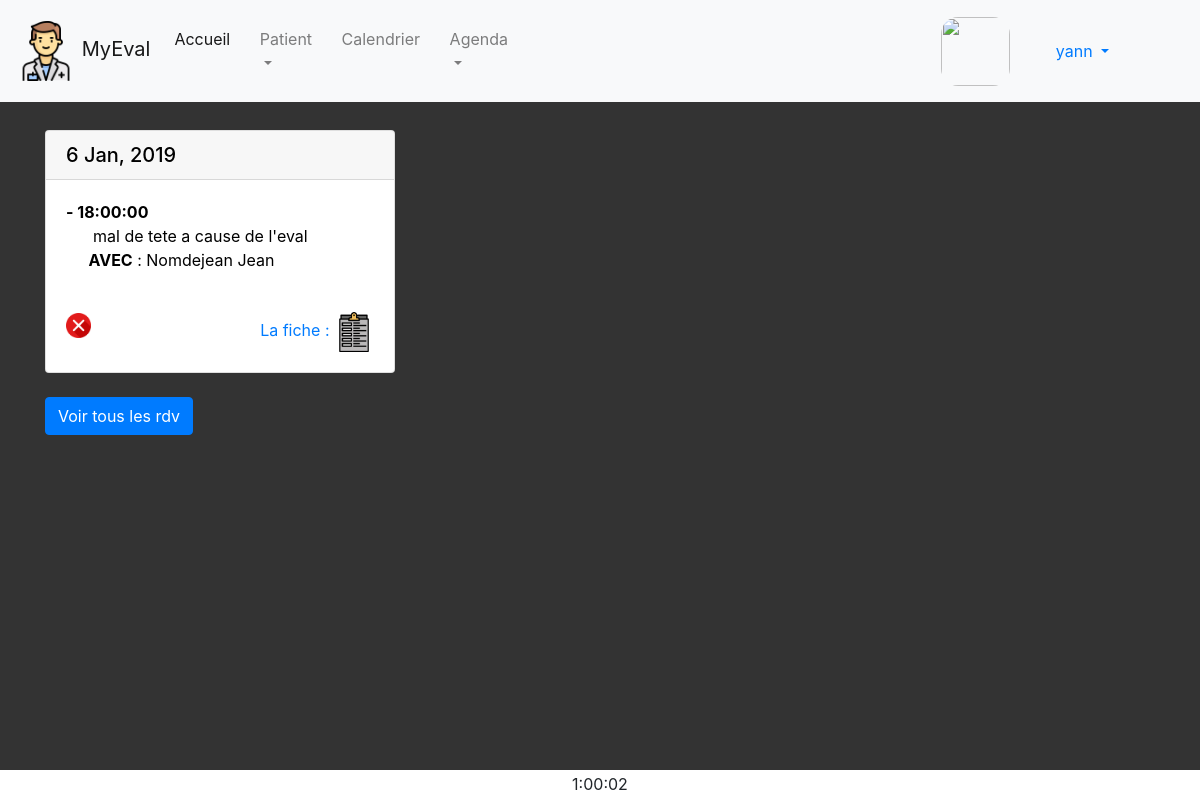
The app's page /index.php?page=rdv&action=voir&date=2019-01-06 (signed in) with its own data.
### tables this page shows
CREATE TABLE IF NOT EXISTS `rdv` (
  `id` INT(11) NOT NULL AUTO_INCREMENT,
  `time` TIME NOT NULL,
  `date` DATE NOT NULL,
  `description` VARCHAR(255) NULL,
  `patient_id` INT(11) NOT NULL,
  `fiche_consult_id` INT(11) NOT NULL,
  PRIMARY KEY (`id`),
  INDEX `fk_rdv_patient1_idx` (`patient_id` ASC),
  INDEX `fk_rdv_fiche_consult1_idx` (`fiche_consult_id` ASC),
  CONSTRAINT `fk_rdv_patient1`
    FOREIGN KEY (`patient_id`)
    REFERENCES `patient` (`id`)
    ON DELETE NO ACTION
    ON UPDATE NO ACTION,
  CONSTRAINT `fk_rdv_fiche_consult1`
    FOREIGN KEY (`fiche_consult_id`)
    REFERENCES `fiche_consult` (`id`)
    ON DELETE NO ACTION
    ON UPDATE NO ACTION);

CREATE TABLE IF NOT EXISTS `patient` (
  `id` INT(11) NOT NULL AUTO_INCREMENT,
  `name` VARCHAR(45) NOT NULL,
  `prenom` VARCHAR(45) NOT NULL,
  `adresse` VARCHAR(85) NULL,
  `code_postal` INT(11) NULL,
  `mail` VARCHAR(75) NULL,
  `datebirth` DATE NULL,
  `tel` VARCHAR(11) NULL,
  `statut` ENUM('humain', 'animal') NULL,
  `responsable_id` INT(11) NOT NULL,
  PRIMARY KEY (`id`),
  INDEX `fk_patient_responsable1_idx` (`responsable_id` ASC),
  CONSTRAINT `fk_patient_responsable1`
    FOREIGN KEY (`responsable_id`)
    REFERENCES `responsable` (`id`)
    ON DELETE NO ACTION
    ON UPDATE NO ACTION);

### M/modele_select.php (called while the page is built, shortened)
<?php
    function checkrdv2_SELECT($a,$b)
    {
        $bdd = bdd();
        $query = " SELECT * FROM `rdv`
        JOIN user_has_rdv ON user_has_rdv.rdv_id = rdv.id AND user_has_rdv.user_id = :id AND rdv.date = :dt
        JOIN patient ON patient.id = rdv.patient_id
        ORDER BY rdv.date, rdv.time;";
        $query_params = array(
            ':id' => $a,
            ':dt' => $b
            );
        try {
            $stmt = $bdd->prepare($query);
            $stmt->execute($query_params);
        } catch(Exception $e) {
            die('Erreur : ' . $e->getMessage());
        }
        $qu = $stmt->fetchAll(PDO::FETCH_ASSOC);
        return $qu;
    }
?>

### C/rdv_c.php (called while the page is built, shortened)
<?php
if ($_GET["action"] === "new") {
    $currentdt = date('Y-m-d');
    $listpatient = patient_SELECT();
    if (isset($_POST['descript'])) {
        $_SESSION['description'] = htmlspecialchars($_POST['descript']);
        $_SESSION['patient'] = htmlspecialchars($_POST['patient']);
    }
    if (isset($_POST['cancelh'])) {
        unset($_SESSION['hrdv']);
        unset($_SESSION['description']);
    }
    if (isset($_POST['backdt'])) {
        unset($_SESSION['dtrdv']);
        unset($_SESSION['hrdv']);
        unset($_SESSION['description']);
    }
    if (isset($_SESSION['dtrdv']) && isset($_SESSION['hrdv']) && isset($_SESSION['description']) && isset($_SESSION['patient'])) {
        newrdv_INSERT($_SESSION['dtrdv'], $_SESSION['hrdv'], $_SESSION['description'], $_SESSION['id'], $_SESSION['patient']);
        foreach ($_SESSION as $key => $value) {
            if ($key === 'id' || $key === 'username' || $key === 'picture' || $key === 'email' || $key === 'ip') {
            } else {
                unset($_SESSION[$key]);
            }
        }
        header('Location: index.php?page=rdv&action=voir');
        exit();
    }
    if (isset($_POST['dt'])) {
        unset($_SESSION['hrdv']);
        unset($_SESSION['description']);
        if ($_POST['dt'] < $currentdt) {
        $errordt = 0;
        } else {
            $_SESSION['dtrdv'] = $_POST['dt'];
        }
    }
    if (isset($_SESSION['dtrdv'])) {
        $rdvday = checkrdv2_SELECT($_SESSION["id"], $_SESSION['dtrdv']);
    }
    if (isset($_POST['hour']) && isset($_POST['min'])) {
        $h = intval($_POST['hour']);
        if($h < 10){
            $h = "0".$h;
        }
        $min = intval($_POST['min']);
        if($min < 10){
            $min = "0".$min;
        }
        $start_time = $h.':'.$min.':00';
        $_SESSION['hrdv'] = $start_time;
    }
    if (isset($_SESSION['hrdv'])) {
        $rdv = checkrdv_SELECT($_SESSION["id"], $_SESSION['hrdv'], $_SESSION['dtrdv']);
        if (!isset($_POST['continueh'])) {
            if (isset($rdv['0'])) {
                $alreadyrdv = 0;
            }
        }
    }
} elseif ($_GET["action"] === "voir") {
    $currentdt = date('Y-m-d');
    $currenttime = date("H:i:s");
    if (isset($_GET['date'])) {
        $arrayrdv = checkrdv2_SELECT($_SESSION['id'], $_GET['date']);
    } else {
        unset($_SESSION['dtrdv']);
        unset($_SESSION['hrdv']);
        unset($_SESSION['description']);
        $arrayrdv = voirrdv_SELECT($_SESSION['id']);
    }
} elseif ($_GET["action"] === "old") {
    $arrayrdv = voiroldrdv_SELECT($_SESSION['id']);
} else if ($_GET["action"] === "modify") {
    if (isset($_POST['cancelmodif'])) {
        foreach ($_SESSION as $key => $value) {
            if ($key === 'id' || $key === 'username' || $key === 'picture' || $key === 'email' || $key === 'ip') {
            } else {
                unset($_SESSION[$key]);
            }
        }
    }
    if (isset($_POST['modifrdv'])) {
        $_SESSION['modifh'] = $_POST['newhour'];
        $_SESSION['modifrdv'] = $_POST['idrdv'];
        $_SESSION['modifdat'] = $_POST['date'];
        $_SESSION['modifd'] = $_POST['description'];
    }
    if (isset($_SESSION['modifh'])) {
        echo $_SESSION['modifh'];
        $check = checkmodifrdv_SELECT($_SESSION['modifrdv'], $_SESSION['modifdat'], $_SESSION['modifh']);
        var_dump($check);
        if (isset($check['0'])) {
            $alreadyrdv = 0;
        } else {
            rdv_UPDATE($_SESSION['modifrdv'],$_SESSION['modifh'], $_SESSION['modifd']);
            foreach ($_SESSION as $key => $value) {
                if ($key === 'id' || $key === 'username' || $key === 'picture' || $key === 'email' || $key === 'ip') {
                } else {
                    unset($_SESSION[$key]);
                }
            }
            $_SESSION['successmodif'] = 1;
            header('Location: index.php?page=home');
            exit();
        }
        if (isset($_POST['continuemodif'])) {
            rdv_UPDATE($_SESSION['modifrdv'],$_SESSION['modifh'], $_SESSION['modifd']);
            foreach ($_SESSION as $key => $value) {
                if ($key === 'id' || $key === 'username' || $key === 'picture' || $key === 'email' || $key === 'ip') {
                } else {
                    unset($_SESSION[$key]);
                }
            }
            $_SESSION['successmodif'] = 1;
            header('Location: index.php?page=home');
            exit();
        }
    }
    if (isset($_POST['date'])) {
        $arrayrdv = checkrdv2_SELECT($_SESSION['id'], $_POST['date']);
    }
    if (!isset($_POST['date'])) {
        $arrayrdv = voirrdv_SELECT($_SESSION['id']);
    }
}
else if ($_GET['action'] === "supp") {
    rdv_DELETE($_GET['num']);
    header('Location: index.php?page=rdv&action=voir');
    exit();
}
include('./V/rdv_v.php');
require_once('./V/template.php');
?>

### V/rdv_v.php (the view, shortened to what this page needs)
<?php
if ($_GET["action"] === "new") {
    if (isset($_SESSION['hrdv']) && isset($_SESSION['dtrdv']) && isset($alreadyrdv) && !isset($_SESSION['description'])) {
        ?>
        <form method="POST" action="index.php?page=rdv&action=new">
        <div class="form-group">
                Il y a déjà un rdv de prévu à l'heure choisie continuer ?<br>
                <div class="form-group">
                    <input type='submit' class="btn btn-default" name="continueh" value="Continuer">
                    <input type='submit' class="btn btn-default" name="cancelh" value="Annuler">
                </div>
            </div>
        </form>
        <?php
    }
    else if (isset($_SESSION['hrdv']) && isset($_SESSION['dtrdv'])) {
        ?>
        <form method="POST" action="index.php?page=rdv&action=new">
            <div class="form-group">
            <label class="label" for="name">Le patient</label>
            <select name='patient' class="form-control"  required style="">
            <?php
            foreach ($listpatient as $key => $value) {
               echo "<option value=".$value['id'].">".$value['nom']." ".$value['prenom']."</option>";
            }
            ?>
            <select>
            </div>
            <div class="form-group">
            <label>La description du rdv</label><br>
                <div class="form-group">
                    <textarea name="descript" rows="3" cols="80"></textarea><br><br>
                    <input type='submit' class="btn btn-default" value="Continuer">
                    <input type='submit' class="btn btn-default" name="cancelh" value="Annuler">
                </div>
            </div>
        </form>
        <?php
    }
    else if (!isset($_SESSION['dtrdv'])) {
        if (isset($errordt)) {
            echo 'La date doit être supérieur à la date actuelle<br>';
        }
        ?>
        <form method="POST" action="index.php?page=rdv&action=new">
            <div class="form-group">
                <label>Choisissez une date</label>
                <div class="form-group">
                    <input type="date" class="form-control" onclick="datepicker_app()" placeholder="JJ/MM/AAAA" min=<?php echo $currentdt; ?> name="dt" required>
                    <input type='submit' class="btn btn-default" value="Confirmer">
                </div>
            </div>
        </form>
        <?php
    }
    else if (isset($_SESSION['dtrdv'])) {
        if(isset($rdvday['0'])){
            echo "Vos rdv :<br>";
            foreach ($rdvday as $key => $value) {
                echo " - HEURE : ".$value['time']."<br>";
                echo "<b>AVEC</b> : ".$value['name']." ".$value['prenom']."<br>";
                if ($value['description'] !== NULL) {
                    echo "<b>DESCRIPTION </b> :";
                    echo "<br>".$value['description'];
                }
                echo "<br>";
            }
        } else {
            echo "Vous n'avez pas encore de rdv prévu ce jour là.";
        }
        ?>
        <br>
        <form method="POST" action="index.php?page=rdv&action=new">
            <span class="input-group-addon">Heure du rdv :</span>
                <input type="number" style="width:60px;max-width:60px" class="form-control" min="00" max="23" value=<?php
                if (isset($_POST['hour'])) {
                    echo $_POST['hour'];
                }
                else {
                    echo '0';
                }?> step="1" name="hour" required/>
                <span class="input-group-addon" style="border-left: 0; border-right: 0;">h</span>
                <input type="number" style="width:60px;max-width:60px" class="form-control" value=<?php
                if (isset($_POST['min'])) {
                    echo $_POST['min'];
                }
                else {
                    echo '0';
                }?>
                min="0" max="30" step="30" name="min" required/>
                <span class="input-group-addon" style="border-left: 0; border-right: 0;">min
                <br><br><br>
                <input type='submit' class="btn btn-default" value="Confirmer">
                <input type='submit' class="btn btn-default" name="backdt" value="Retour choix date">
            </span><br>
        </form>
        <?php
    }
}
elseif ($_GET["action"] === "voir" || $_GET["action"] === "old") {
        if (isset($arrayrdv['0'])) {
            $x = 0;
            foreach ($arrayrdv as $key => $value) {
                if ($x > 0 && $arrayrdv[$key-1]['date'] === $value['date']) {
                        ?>
                        <br><br><br><b>- <?php echo $value['time']; ?></b><br> &nbsp &nbsp &nbsp
                            <?php
                            if ($value['description'] !== NULL) {
                                echo $value['description']."<br> &nbsp &nbsp &nbsp";
                            }
                            echo "<b>AVEC</b> : ".$value['name']." ".$value['prenom'];
                            ?>
                            <br><br>
                            <div >
                            <?php
                            if ($_GET["action"] === "voir") {
                                if ($value['time'] < $currenttime && $value['date'] === $currentdt) {
                                } else {
                                    echo "<a style='float: left' href='index.php?page=rdv&action=supp&num=".$value['fiche_consult_id']."'><img src='./V/img/x-button.png' style='width:25px;height:25px'/></a>";
                            }
                            }?>
                            <a style="float: right" href='index.php?page=fiche&num=<?php echo $value['fiche_consult_id'];?>'> La fiche : <img src='./V/img/clipboard.png' style='width:40px;height:40px'/></a>
                            </div>
                        <?php
                } else {
                    if ($x % 3 === 0) {
                        ?>
                        <div class="row">
                        <?php
                    }
                    ?>
                    <div class="col-sm-4">
                        <div class="card">
                            <h5 class="card-header" style="color: black"><?php echo date("j M, Y", strtotime($value['date'])); ?></h5>
                                <div class="card-body" style="color: black">
                                    <p class="card-text" style='color: black'>
                                        <b>- <?php echo $value['time']; ?></b><br> &nbsp &nbsp &nbsp
                                        <?php
                                        if ($value['description'] !== NULL) {
                                            echo $value['description']."<br> &nbsp &nbsp &nbsp";
                                        }
                                        echo "<b>AVEC</b> : ".$value['name']." ".$value['prenom'];
                                        ?>
                                        <br><br>
                            <div >
                            <?php
                            if ($_GET["action"] === "voir") {
                                if ($value['time'] < $currenttime && $value['date'] === $currentdt) {
                                } else {
                                    echo "<a style='float: left' href='index.php?page=rdv&action=supp&num=".$value['fiche_consult_id']."'><img src='./V/img/x-button.png' style='width:25px;height:25px'/></a>";
                                }
                            }
                            ?>
                            <a style="float: right" href='index.php?page=fiche&num=<?php echo $value['fiche_consult_id'];?>'> La fiche : <img src='./V/img/clipboard.png' style='width:40px;height:40px'/></a>
                            </div>
                    <?php
                    $x++;
                }
            }
            echo "              </p>
                            </div>
                        </div>
                    </div>";
            echo"</div>";
        }
        if (isset($_GET['date'])) {
            ?>
            <br>
            <a href="index.php?page=rdv&action=voir" class="btn btn-primary">Voir tous les rdv</a>
            <?php
        }
        ?>
        <?php
}
?>

### V/css/footer.css (style rules this page uses)
body { margin-bottom: 60px; }

### records on screen
rdv: date "6 Jan, 2019", time "18:00:00", description "mal de tete a cause de l'eval", patient.name "Nomdejean", patient.prenom "Jean"

### other values on screen
$_SESSION['username'] "yann"
